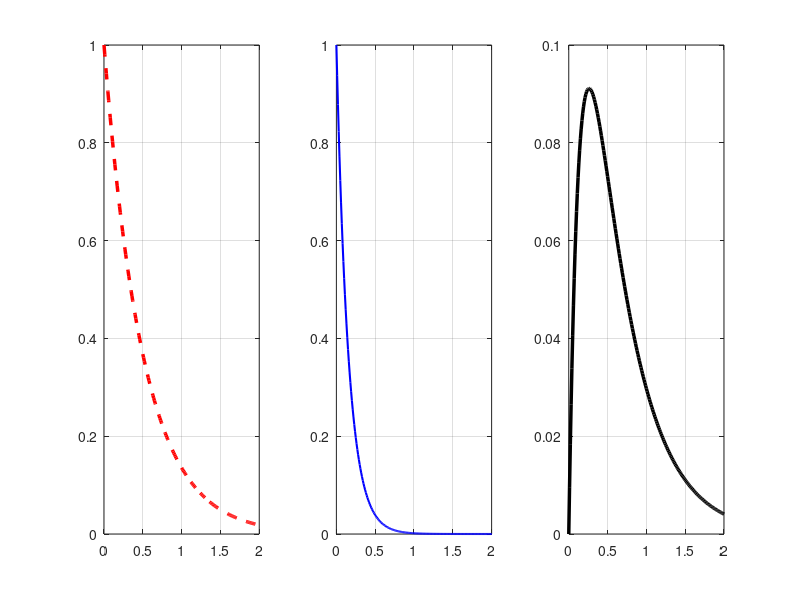

This chart was generated by the following MATLAB code:
% Вычисление свёртки двух функций и построение графиков
clear
figure('Color', 'w')

% Первые координатные оси
subplot (1,3,1)
a1 = 2;
t = [0:0.01:2];
h = exp(-a1*t);
plot(t, h, 'r--', 'LineWidth', 2.5)
grid on
set(gca, 'GridLines', '-')
% set(gca, 'XTickLabel', [])

% Вторые координатные оси
subplot (1,3,2)
a2 = 6.5;
f = exp(-a2*t);
plot(t, f, 'b-', 'LineWidth', 1.5)
grid on
set(gca, 'GridLines', '-')
% set(gca, 'XTickLabel', [])

% Третьи координатные оси
subplot (1,3,3)
g = ( exp(-a1*t) - exp(-a2*t) ) / (a2 - a1);
plot(t, g, 'k-', 'LineWidth', 2.5)
grid on
set(gca, 'GridLines', '-')
% set(gca, 'XTickLabel', [])